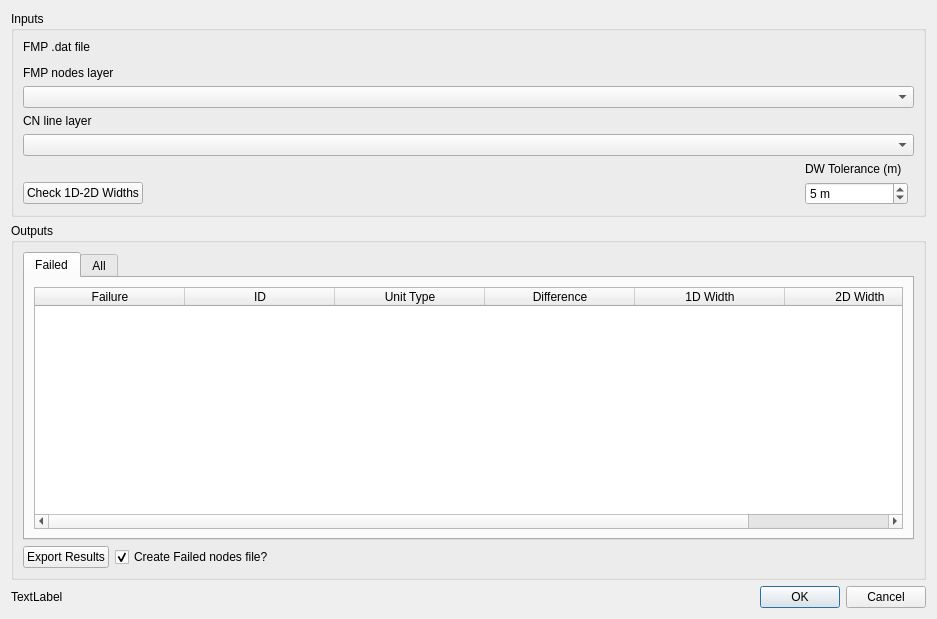
<?xml version="1.0" encoding="UTF-8"?>
<ui version="4.0">
 <class>FmpTuflowWidthCheckDialog</class>
 <widget class="QDialog" name="FmpTuflowWidthCheckDialog">
  <property name="geometry">
   <rect>
    <x>0</x>
    <y>0</y>
    <width>937</width>
    <height>619</height>
   </rect>
  </property>
  <property name="windowTitle">
   <string>FMP-TUFLOW Section Width Compare</string>
  </property>
  <layout class="QVBoxLayout" name="verticalLayout_3">
   <item>
    <widget class="QGroupBox" name="groupBox_2">
     <property name="title">
      <string>Inputs</string>
     </property>
     <layout class="QGridLayout" name="gridLayout">
      <item row="6" column="2">
       <widget class="QLabel" name="label_5">
        <property name="text">
         <string>DW Tolerance (m)</string>
        </property>
       </widget>
      </item>
      <item row="5" column="0" colspan="5">
       <widget class="QgsMapLayerComboBox" name="cnLinesLayerCbox"/>
      </item>
      <item row="4" column="0" colspan="3">
       <widget class="QLabel" name="label_3">
        <property name="text">
         <string>CN line layer</string>
        </property>
       </widget>
      </item>
      <item row="2" column="0" colspan="3">
       <widget class="QLabel" name="label_4">
        <property name="text">
         <string>FMP nodes layer</string>
        </property>
       </widget>
      </item>
      <item row="7" column="1">
       <spacer name="horizontalSpacer">
        <property name="orientation">
         <enum>Qt::Horizontal</enum>
        </property>
        <property name="sizeHint" stdset="0">
         <size>
          <width>40</width>
          <height>20</height>
         </size>
        </property>
       </spacer>
      </item>
      <item row="1" column="0" colspan="4">
       <widget class="QgsFileWidget" name="datFileWidget">
        <property name="dialogTitle">
         <string>Select FMP Model .dat File</string>
        </property>
        <property name="filter">
         <string>*.dat</string>
        </property>
       </widget>
      </item>
      <item row="7" column="0">
       <widget class="QPushButton" name="checkWidthsBtn">
        <property name="text">
         <string>Check 1D-2D Widths</string>
        </property>
       </widget>
      </item>
      <item row="3" column="0" colspan="5">
       <widget class="QgsMapLayerComboBox" name="fmpNodesLayerCbox"/>
      </item>
      <item row="0" column="0" colspan="3">
       <widget class="QLabel" name="label_2">
        <property name="text">
         <string>FMP .dat file</string>
        </property>
       </widget>
      </item>
      <item row="7" column="2" colspan="2">
       <widget class="QgsSpinBox" name="dwToleranceSpinbox">
        <property name="suffix">
         <string> m</string>
        </property>
        <property name="maximum">
         <number>20</number>
        </property>
        <property name="value">
         <number>5</number>
        </property>
       </widget>
      </item>
     </layout>
    </widget>
   </item>
   <item>
    <widget class="QGroupBox" name="groupBox_3">
     <property name="title">
      <string>Outputs</string>
     </property>
     <layout class="QVBoxLayout" name="verticalLayout_2">
      <item>
       <widget class="QTabWidget" name="resultsTabWidget">
        <property name="currentIndex">
         <number>0</number>
        </property>
        <widget class="QWidget" name="failTab">
         <attribute name="title">
          <string>Failed</string>
         </attribute>
         <layout class="QVBoxLayout" name="verticalLayout_4">
          <item>
           <widget class="QTableWidget" name="failedTableWidget">
            <attribute name="horizontalHeaderDefaultSectionSize">
             <number>150</number>
            </attribute>
            <attribute name="horizontalHeaderStretchLastSection">
             <bool>true</bool>
            </attribute>
            <column>
             <property name="text">
              <string>Failure</string>
             </property>
            </column>
            <column>
             <property name="text">
              <string>ID</string>
             </property>
            </column>
            <column>
             <property name="text">
              <string>Unit Type</string>
             </property>
            </column>
            <column>
             <property name="text">
              <string>Difference</string>
             </property>
            </column>
            <column>
             <property name="text">
              <string>1D Width</string>
             </property>
            </column>
            <column>
             <property name="text">
              <string>2D Width</string>
             </property>
            </column>
           </widget>
          </item>
         </layout>
        </widget>
        <widget class="QWidget" name="allTab">
         <attribute name="title">
          <string>All</string>
         </attribute>
         <layout class="QVBoxLayout" name="verticalLayout_5">
          <item>
           <widget class="QTableWidget" name="allTableWidget">
            <attribute name="horizontalHeaderDefaultSectionSize">
             <number>150</number>
            </attribute>
            <attribute name="horizontalHeaderStretchLastSection">
             <bool>true</bool>
            </attribute>
            <column>
             <property name="text">
              <string>ID</string>
             </property>
            </column>
            <column>
             <property name="text">
              <string>Unit Type</string>
             </property>
            </column>
            <column>
             <property name="text">
              <string>Difference</string>
             </property>
            </column>
            <column>
             <property name="text">
              <string>1D Width</string>
             </property>
            </column>
            <column>
             <property name="text">
              <string>2D Width</string>
             </property>
            </column>
           </widget>
          </item>
         </layout>
        </widget>
       </widget>
      </item>
      <item>
       <layout class="QHBoxLayout" name="horizontalLayout">
        <item>
         <widget class="QPushButton" name="exportResultsBtn">
          <property name="text">
           <string>Export Results</string>
          </property>
         </widget>
        </item>
        <item>
         <widget class="QCheckBox" name="includeFailedCheckbox">
          <property name="text">
           <string>Create Failed nodes file?</string>
          </property>
          <property name="checked">
           <bool>true</bool>
          </property>
         </widget>
        </item>
        <item>
         <spacer name="horizontalSpacer_2">
          <property name="orientation">
           <enum>Qt::Horizontal</enum>
          </property>
          <property name="sizeHint" stdset="0">
           <size>
            <width>40</width>
            <height>20</height>
           </size>
          </property>
         </spacer>
        </item>
       </layout>
      </item>
     </layout>
    </widget>
   </item>
   <item>
    <layout class="QHBoxLayout" name="horizontalLayout_2">
     <item>
      <widget class="QLabel" name="statusLabel">
       <property name="text">
        <string>TextLabel</string>
       </property>
      </widget>
     </item>
     <item>
      <widget class="QDialogButtonBox" name="buttonBox">
       <property name="orientation">
        <enum>Qt::Horizontal</enum>
       </property>
       <property name="standardButtons">
        <set>QDialogButtonBox::Cancel|QDialogButtonBox::Ok</set>
       </property>
      </widget>
     </item>
    </layout>
   </item>
  </layout>
 </widget>
 <customwidgets>
  <customwidget>
   <class>QgsFileWidget</class>
   <extends>QWidget</extends>
   <header>qgsfilewidget.h</header>
  </customwidget>
  <customwidget>
   <class>QgsMapLayerComboBox</class>
   <extends>QComboBox</extends>
   <header>qgsmaplayercombobox.h</header>
  </customwidget>
  <customwidget>
   <class>QgsSpinBox</class>
   <extends>QSpinBox</extends>
   <header>qgsspinbox.h</header>
  </customwidget>
 </customwidgets>
 <resources/>
 <connections>
  <connection>
   <sender>buttonBox</sender>
   <signal>accepted()</signal>
   <receiver>FmpTuflowWidthCheckDialog</receiver>
   <slot>accept()</slot>
   <hints>
    <hint type="sourcelabel">
     <x>248</x>
     <y>254</y>
    </hint>
    <hint type="destinationlabel">
     <x>157</x>
     <y>274</y>
    </hint>
   </hints>
  </connection>
  <connection>
   <sender>buttonBox</sender>
   <signal>rejected()</signal>
   <receiver>FmpTuflowWidthCheckDialog</receiver>
   <slot>reject()</slot>
   <hints>
    <hint type="sourcelabel">
     <x>316</x>
     <y>260</y>
    </hint>
    <hint type="destinationlabel">
     <x>286</x>
     <y>274</y>
    </hint>
   </hints>
  </connection>
 </connections>
</ui>
